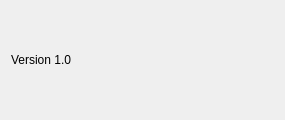
<?xml version="1.0" encoding="UTF-8"?>
<ui version="4.0">
 <class>AboutDialog</class>
 <widget class="QDialog" name="AboutDialog">
  <property name="geometry">
   <rect>
    <x>0</x>
    <y>0</y>
    <width>285</width>
    <height>120</height>
   </rect>
  </property>
  <property name="windowTitle">
   <string>About Me</string>
  </property>
  <layout class="QVBoxLayout">
   <item>
    <widget class="QLabel" name="label">
     <property name="text">
      <string>Version 1.0</string>
     </property>
    </widget>
   </item>
  </layout>
 </widget>
 <resources/>
 <connections/>
</ui>
